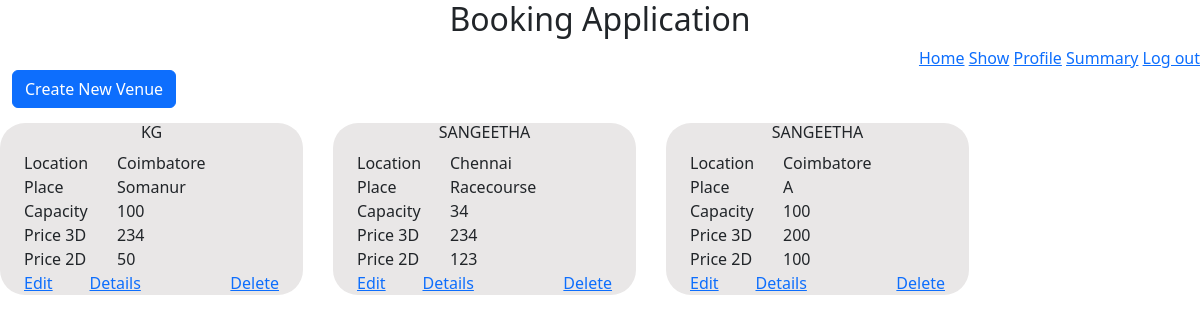
The page /admin/1/venue on the database as committed earlier.
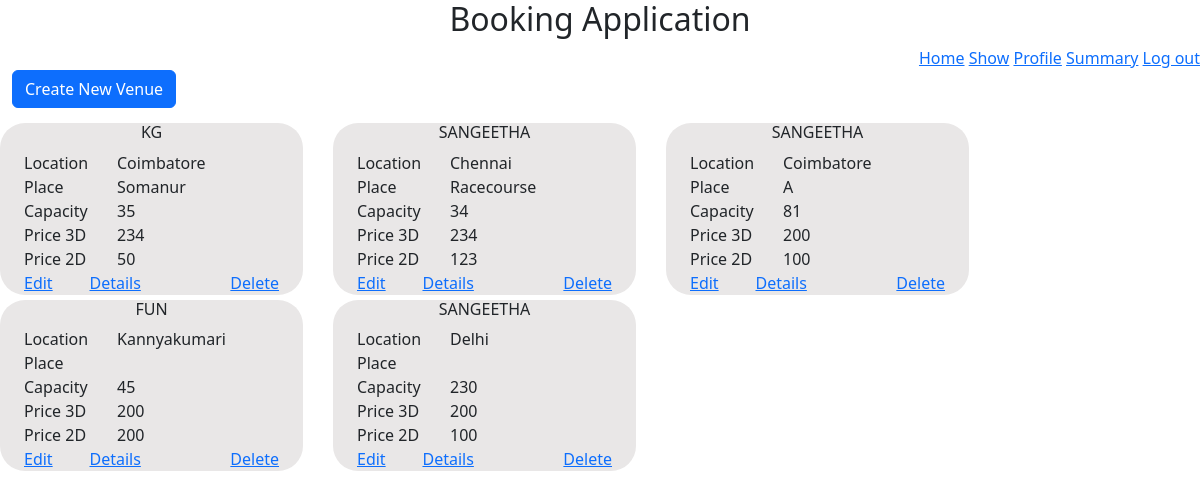
The same page on the database as committed later.
### models/module.py (models this page shows)
class Venue(db.Model):
    venue_id = db.Column(db.Integer, autoincrement=True, primary_key=True)
    venue_name = db.Column(db.String(32), nullable=False)
    place = db.Column(db.String(32))
    location = db.Column(db.String(32), nullable=False)
    max_capacity = db.Column(db.Integer, nullable=False)
    fare2D = db.Column(db.Integer, nullable=False)
    fare3D = db.Column(db.Integer, nullable=False)
    venueShows = db.relationship("Show", backref="venues", secondary="show_venue")

### application/controllers/venueAdmin.py (the view)
@app.route("/admin/<int:a_id>/venue", methods={"GET", "POST"})
def venueHome(a_id):
    if "venueError" in session:
        flash(
            "There is Still some show allocated to this Venue. So You are not allowed to delete the venue",
            "danger",
        )
        session.pop("venueError")
    allVenue = Venue.query.all()
    return render_template("admin/venueHome.html", allVenue=allVenue, adminId=a_id)

### templates/admin/VenueHome.html (shortened to what this page needs)
<!DOCTYPE html>
<html>
<head>
  <header style="text-align: center">
    <h2>Booking Application</h2>
  </header>
  <link href="https://cdn.jsdelivr.net/npm/bootstrap@5.3.0-alpha1/dist/css/bootstrap.min.css" rel="stylesheet"
 />
  <link rel="stylesheet" href="https://cdnjs.cloudflare.com/ajax/libs/font-awesome/4.7.0/css/font-awesome.min.css" />
</head>
<body>
  <div style="text-align: right">
    <a href="/admin/{{adminId}}/home">Home</a>
    <a href="/admin/{{adminId}}/show">Show</a>
    <a href="/admin/{{adminId}}/profile">Profile</a>
        <a href="/admin/{{adminId}}/summary">Summary</a>
        <a href="/admin/login">Log out</a>
  </div>
  <div style="margin-left: 1%">
    <a href="/admin/{{adminId}}/venue/create" class="btn btn-primary">Create New Venue</a>
    <div class="row" style="margin-top: 10px">
      {%for each in allVenue%}
      <div id="small" class="col-md-3">
        <div class="container">
          <div class="row">
            <div class="col  text-center text-uppercase">
              <h6>{{each.venue_name}}</h6>
            </div>
          </div>
          <div class="row">
            <div class="col-md-4">
              <label>Location</label><br />
            </div>
            <div class="col text-capitalize">
              <label>{{each.location}}</label><br />
            </div>
          </div>
          <div class="row">
            <div class="col-md-4">
              <label>Place</label><br />
            </div>
            <div class="col text-capitalize">
              <label>{{each.place}}</label><br />
            </div>
          </div>
          <div class="row">
            <div class="col-md-4  ">
              <label>Capacity</label><br />
            </div>
            <div class="col ">
              <label>{{each.max_capacity}}</label><br />
            </div>
          </div>
          <div class="row">
            <div class="col-md-4  ">
              <label>Price 3D</label><br />
            </div>
            <div class="col ">
              <label>{{each.fare3D}}</label><br />
            </div>
          </div>
          <div class="row">
            <div class="col-md-4  ">
              <label>Price 2D</label><br />
            </div>
            <div class="col ">
              <label>{{each.fare2D}}</label><br />
            </div>
          </div>
          <div class="row">
            <div class="col ">
              <a href="/admin/{{adminId}}/venue/{{each.venue_id}}/edit">Edit</a>
            </div>
            <div class="col ">
              <a href="/admin/{{adminId}}/venue/{{each.venue_id}}/details">Details</a>
            </div>
            <div class="col "></div>
            <div class="col ">
              <a href="/admin/{{adminId}}/venue/{{each.venue_id}}/delete">Delete</a>
            </div>
          </div>
        </div>
      </div>
      {%endfor%}
    </div>
</body>
</html>

### templates/admin/VenueHome.html (style rules this page uses)
* { box-sizing: border-box; }
#small { margin-right: 30px; margin-top: 5px; border-radius: 25px; background-color: #e9e7e7; }

Rows that differ between the two databases and show on the page:
changed Venue "KG": max_capacity "100" → "35"
changed Venue (number 3 of 5 on the later page): max_capacity "100" → "81"
added Venue: venue_name "FUN", location "Kannyakumari", max_capacity "45", fare3D "200", fare2D "200"
added Venue: venue_name "SANGEETHA", location "Delhi", max_capacity "230", fare3D "200", fare2D "100"
